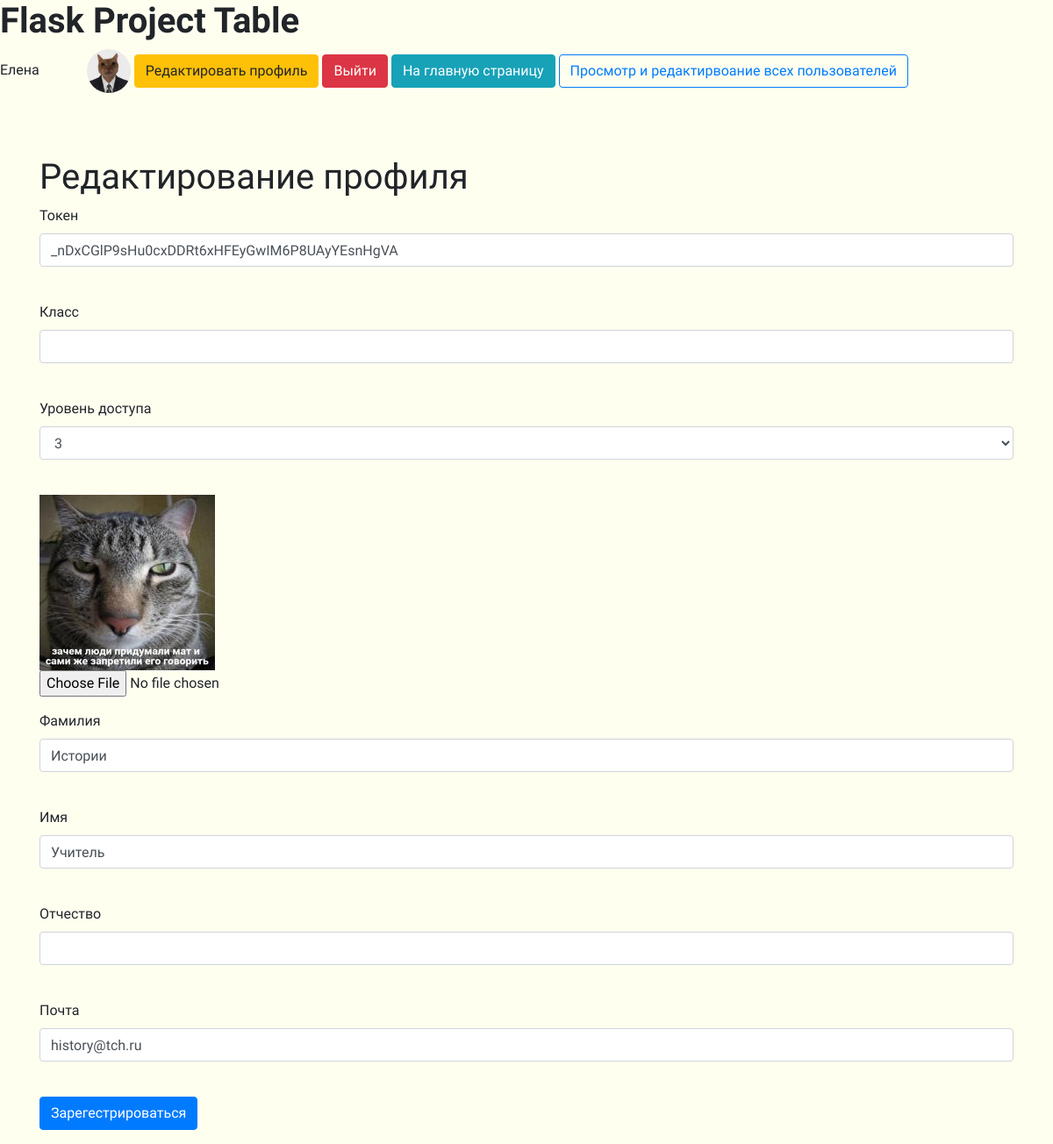
Page /user_edit/4 (signed in) on the committed database.
### tables this page shows
CREATE TABLE "users"
(
	id INTEGER not null
		primary key,
	name VARCHAR,
	surname VARCHAR,
	patronymic VARCHAR,
	grade VARCHAR,
	email VARCHAR,
	hashed_password VARCHAR,
	modified_date DATETIME,
	access_level INTEGER,
	token VARCHAR
		unique,
	image VARCHAR default 'static/img/default.png'
);

### app.py (the view, shortened to what this page needs)
@app.route('/user_edit/<int:id>', methods=['GET', 'POST'])
@login_required
def user_edit(id):
    form = RegisterForm()
    level = 0
    if request.method == "GET":
        db_sess = db_session.create_session()
        if current_user.id == 1:
            user = db_sess.query(User).filter(User.id == id).first()
            form.access_level.choices = [(3, 3), (2, 2), (1, 1)]
            form.access_level.data = user.access_level
            level = 1 if user.id != 1 else 0
            form.password.validators = []
            form.password_again.validators = []
        else:
            user = db_sess.query(User).filter(User.id == current_user.id).first()
            form.access_level.choices = [user.access_level]
            level = 0
        if user:
            form.name.data = user.name
            form.surname.data = user.surname
            form.patronymic.data = user.patronymic
            form.grade.data = user.grade
            form.email.data = user.email
            form.token.data = user.token
        else:
            abort(404)
        image_path = user.image
    return render_template('register.html', title='Редактирование профиля', form=form,
                           level=level,
                           image_path=image_path)

### forms/register.py
class RegisterForm(FlaskForm):
    token = StringField('Токен', validators=[DataRequired()])
    grade = StringField('Класс')
    access_level = SelectField('Уровень доступа', choices=[(3, 3), (2, 2), (1, 1)])
    surname = StringField('Фамилия')
    name = StringField('Имя')
    patronymic = StringField('Отчество')
    email = EmailField('Почта', validators=[DataRequired()])
    password = PasswordField('Пароль', validators=[DataRequired()])
    password_again = PasswordField('Повторите пароль', validators=[DataRequired()])
    submit = SubmitField('Зарегестрироваться')

### app.py (called while the page is built)
@login_manager.user_loader
def load_user(user_id):
    db_sess = db_session.create_session()
    return db_sess.query(User).get(user_id)

### data/sqlalchemy/db_session.py (called while the page is built)
def create_session() -> Session:
    global __factory
    return __factory()

### templates/register.html (shortened to what this page needs)
{% extends "base.html" %}
{% block content %}
    <h1>{{ title }}</h1>
    <form action="" enctype=multipart/form-data method="post">
        <p>
            {{ form.token.label }}
            {% if level == 1 %}
                <br>{{ form.token(class="form-control", type="token") }}<br>
            {% else %}
                <br>{{ form.token(class="form-control", type="token", readonly="readonly") }}<br>
            {% endif %}
        <p>
            {{ form.grade.label }}
            {% if level == 1 %}
                <br>{{ form.grade(class="form-control", type="grade") }}<br>
            {% else %}
                <br>{{ form.grade(class="form-control", type="grade", readonly="readonly") }}<br>
            {% endif %}
        <p>
            {{ form.access_level.label }}<br>
            {{ form.access_level(class="form-control", type="access_level") }}<br>
        <p>
            <img src="{{ image_path }}" alt="А где">
            <input type=file class="form-control-file"
                   accept="image/png, image/jpg, image/jpeg" name=file value=Upload>
        <p>
            {{ form.surname.label }}<br>
            {{ form.surname(class="form-control", type="surname") }}<br>
        <p>
            {{ form.name.label }}<br>
            {{ form.name(class="form-control", type="name") }}<br>
        <p>
            {{ form.patronymic.label }}<br>
            {{ form.patronymic(class="form-control", type="patronymic") }}<br>
        <p>
            {{ form.email.label }}<br>
            {{ form.email(class="form-control", type="email") }}<br>
        <p>{{ form.submit(type="submit", class="btn btn-primary") }}</p>
    </form>
{% endblock %}

### templates/base.html (shortened to what this page needs)
<!DOCTYPE html>
<html lang="en">
<head>
    <link rel="stylesheet"
          href="https://stackpath.bootstrapcdn.com/bootstrap/4.4.1/css/bootstrap.min.css"
>
    <link rel="stylesheet" type="text/css"
          href="{{ url_for('static', filename='css/style.css') }}"/>
</head>
<body>
<h1 class="textFont SuperBold">Flask Project Table</h1>
<nav>
    {% if current_user.is_authenticated %}
        <div class="textFont">{{ current_user.name }}
            <img class="userImg" style="margin-left: 50px;" src="{{ current_user.image }}"
                 alt="А где" width=50 height=50>
            <a class="btn btn-warning" href="/user_edit/{{ current_user.id }}">Редактировать
                профиль</a>
            <a class="btn btn-danger" href="/logout">Выйти</a>
            <a class="btn btn-info" href="/">На главную страницу
            </a>
            {% if current_user.access_level == 3 %}
                <a class="btn btn-outline-primary" href="/users">Просмотр и редактирвоание всех
                    пользователей
                </a>
                </div>
            {% endif %}
        <br>
        <br>
        <br>
    {% else %}
        <p>
            <a class="btn btn-success" href="/token">Войти</a>
        </p>
    {% endif %}
</nav>
<main role="main" class="container">
    {% block content %}{% endblock %}
</main>
</body>
</html>

### static/css/style.css (style rules this page uses)
body { background-color: #fffff0; }
.userImg { border-radius: 50%; }
* { font-family: 'Comfortaa', cursive; }
.textFont { font-family: 'Comfortaa', cursive; }
.textFont.SuperBold { font-weight: 900; }
.btn { font-family: 'Comfortaa', cursive; }

### rows in the picture
users: name "Елена"
users: token "_nDxCGlP9sHu0cxDDRt6xHFEyGwIM6P8UAyYEsnHgVA", access_level "3", image (picture), surname "Истории", name "Учитель", email "history@tch.ru"

### other values in the picture
{{ title }} "Редактирование профиля"
